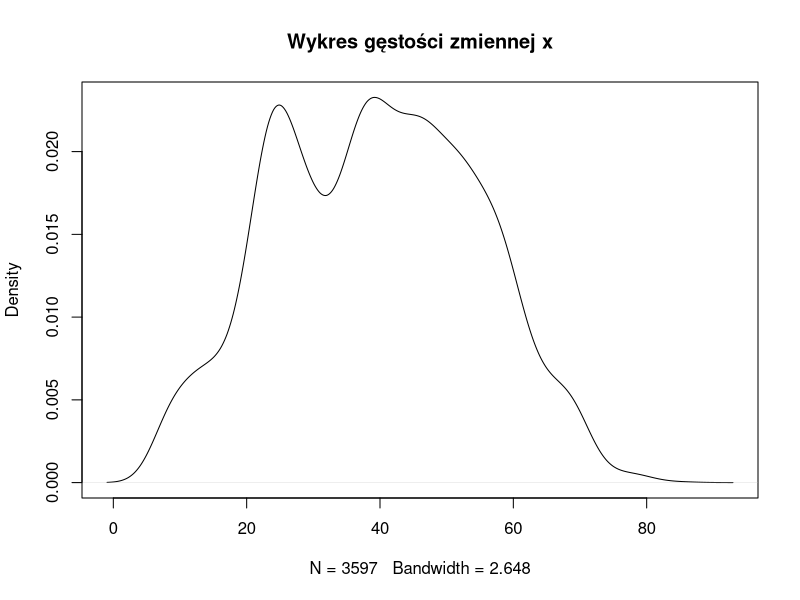
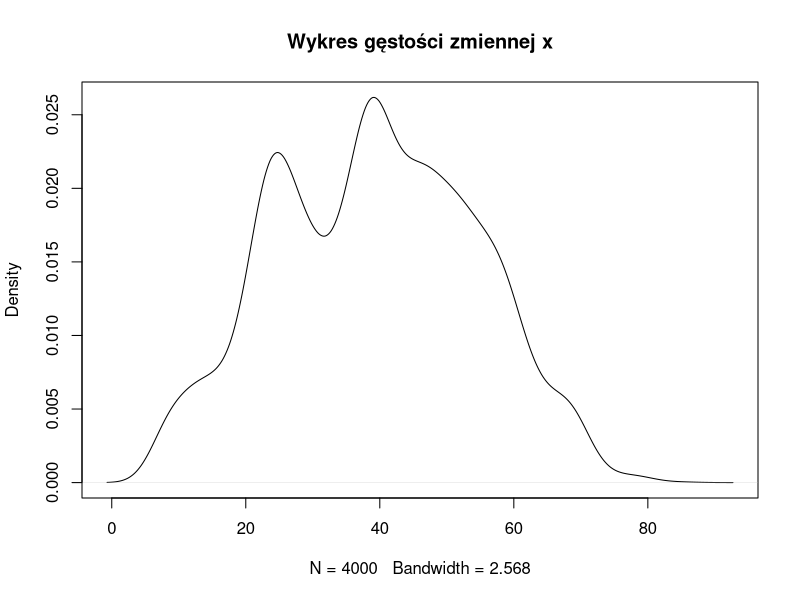
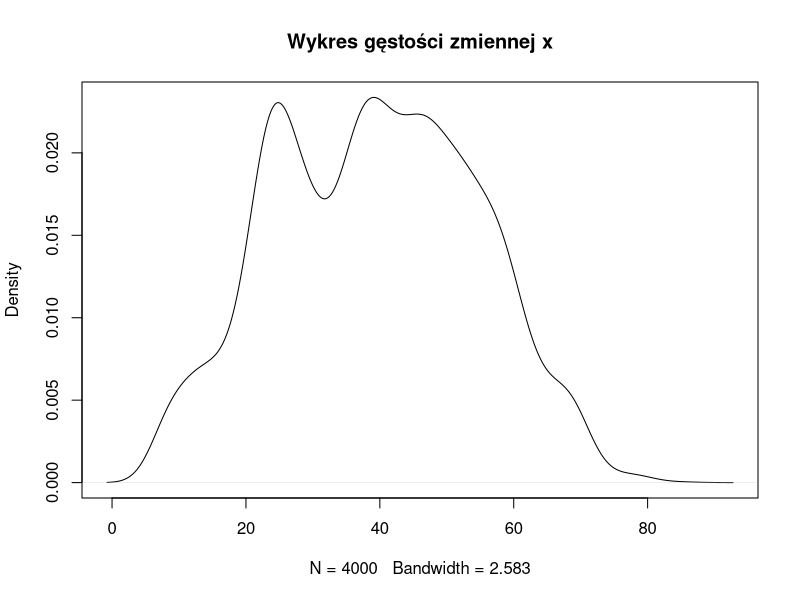
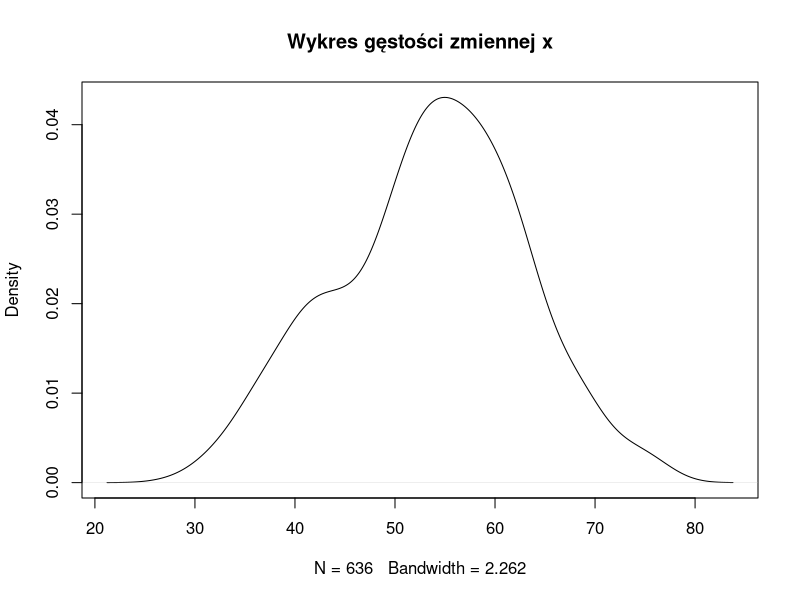
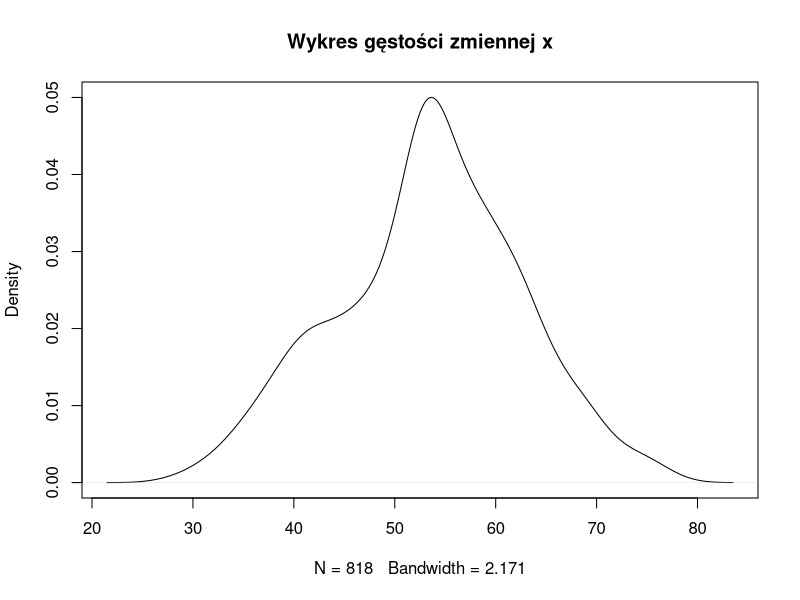
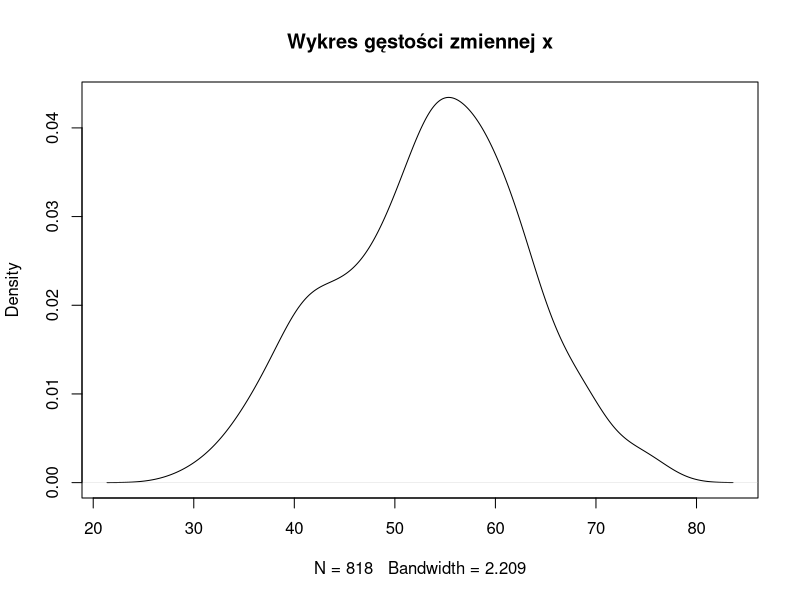
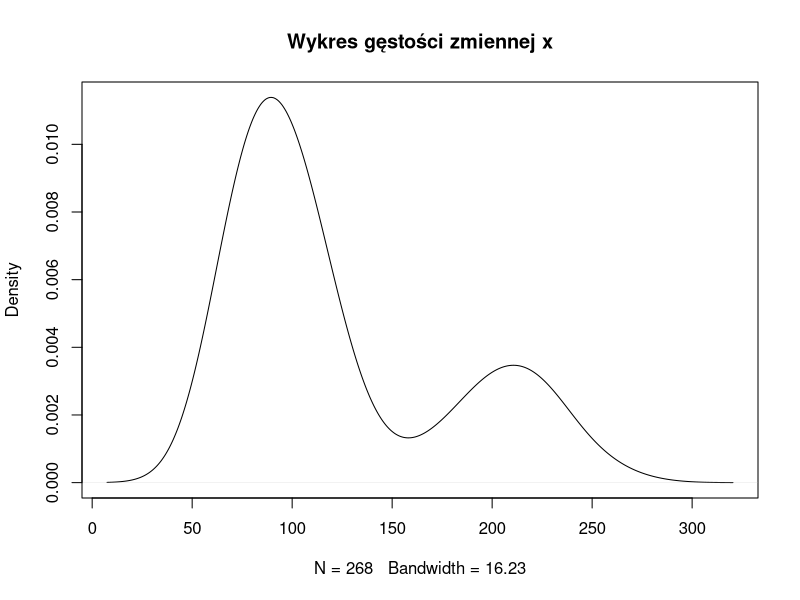
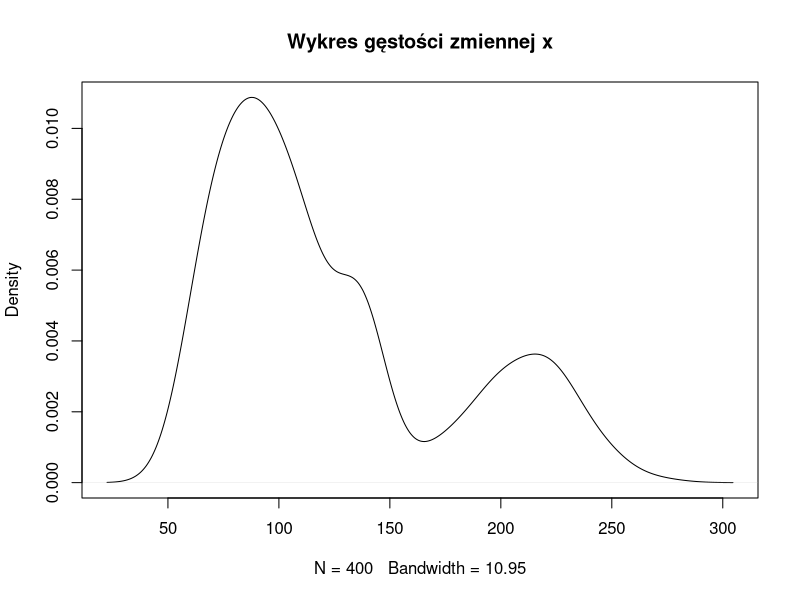

Write R code to recreate these figures, in order.
## ---- chunk 1
knitr::opts_chunk$set(echo = TRUE)
## ---- chunk 2
library(VIM)
library(caret)
library(psych)
## ---- chunk 3
dane_S<-read.csv("zad2_Stroke.csv", sep = ";")
dane_A<-read.csv("zad2_Airline.csv", sep = ";")
dane_H<-read.csv("zad2_Heart.csv", sep = ";")
## ---- chunk 4
str(dane_S)
dane_S[,2]<-as.numeric(gsub(",", ".", gsub("\\.", "", dane_S[,2])))
dane_S[,8]<-as.numeric(gsub(",", ".", gsub("\\.", "", dane_S[,8])))
dane_S[,9]<-as.numeric(gsub(",", ".", gsub("\\.", "", dane_S[,9])))

str(dane_H)
dane_H[,10]<-as.numeric(gsub(",", ".", gsub("\\.", "", dane_H[,10])))
## ---- chunk 5
braki_w_kolumnachS <- colSums(is.na(dane_S))
braki_w_kolumnachH <- colSums(is.na(dane_H))
braki_w_kolumnachA <- colSums(is.na(dane_A))
braki_w_kolumnachS 
braki_w_kolumnachH 
braki_w_kolumnachA 
## ---- chunk 6
dane_S1<-na.omit(dane_S)
dane_A1<-na.omit(dane_A)
dane_H1<-na.omit(dane_H)
## ---- chunk 7
dummy_data <- dummyVars(~ work_type, data = dane_S1)
dummy_data_transformed <- as.data.frame(predict(dummy_data, newdata = dane_S1))
dane_S1 <- cbind(dane_S1, dummy_data_transformed)

dummy_data <- dummyVars(~ Residence_type, data = dane_S1)
dummy_data_transformed <- as.data.frame(predict(dummy_data, newdata = dane_S1))
dane_S1 <- cbind(dane_S1, dummy_data_transformed)

dummy_data <- dummyVars(~ smoking_status, data = dane_S1)
dummy_data_transformed <- as.data.frame(predict(dummy_data, newdata = dane_S1))
dane_S1 <- cbind(dane_S1, dummy_data_transformed)

dane_S1$gender <- ifelse(dane_S1$gender == "Male", 1, 0)
dane_S1$ever_married <- ifelse(dane_S1$ever_married == "Yes", 1, 0)
dane_S1$Stroke <- dane_S1$stroke
dane_S1 <- dane_S1[,-c(6,7,10,11,16,17)]
str(dane_S1$age)
dane_S1$Stroke <- as.factor(dane_S1$Stroke)
# Podzial na zbior uczacy i testowy dla zbioru 
set.seed(123)
ind <- sample(2, nrow(dane_S1), replace = TRUE, prob = c(0.7, 0.3))
train_set1 <- dane_S1[ind==1,]
test_set1  <- dane_S1[ind==2,]

# Regresja logistyczna
formula <- Stroke~.
model <- glm(formula , data = train_set1, family = binomial)

# Predykcja na zbiorze testowym
predictions <- predict(model, test_set1, type = 'response')

# Zamiana prawdopodobienstwa na 0 i 1 
predicted_classes <- ifelse(predictions >= 0.5, 1,0)
predicted_classes <- as.factor(predicted_classes)
confusionMatrix(predicted_classes, test_set1$Stroke)
## ---- chunk 8
str(dane_H1)
dane_H1$Sex <- ifelse(dane_H1$Sex == "M", 1, 0)
dane_H1$ExerciseAngina <- ifelse(dane_H1$ExerciseAngina == "N",1,0)
dane_H1$Oldpeak <- as.numeric(gsub(",", ".", gsub("\\.", "", dane_H1$Oldpeak)))
dane_H1$HeartDisease <- as.factor(dane_H1$HeartDisease)


dummy_data <- dummyVars(~ ChestPainType, data = dane_H1)
dummy_data_transformed <- as.data.frame(predict(dummy_data, newdata = dane_H1))
dane_H1 <- cbind(dane_H1, dummy_data_transformed)

dummy_data <- dummyVars(~ RestingECG, data = dane_H1)
dummy_data_transformed <- as.data.frame(predict(dummy_data, newdata = dane_H1))
dane_H1 <- cbind(dane_H1, dummy_data_transformed)

dummy_data <- dummyVars(~ ST_Slope, data = dane_H1)
dummy_data_transformed <- as.data.frame(predict(dummy_data, newdata = dane_H1))
dane_H1 <- cbind(dane_H1, dummy_data_transformed)

dane_H1$heartDisease <- dane_H1$HeartDisease
dane_H1 <- dane_H1[,-c(3,7,11,12,16,19,22)]
str(dane_H1)

# Podzial na zbior uczacy i testowy heart 
set.seed(123)
ind <- sample(2, nrow(dane_H1), replace = TRUE, prob = c(0.7, 0.3))
train_set2 <- dane_H1[ind==1,]
test_set2  <- dane_H1[ind==2,]

# Model 
formula <- heartDisease~.
model <- glm(formula , data = train_set2, family = binomial)

# Predykcja na zbiorze testowym
predictions <- predict(model, test_set2, type = 'response')

#Zamiana prawdopodobienstwa na 0 i 1 
predicted_classes <- ifelse(predictions >= 0.5, 1,0)
predicted_classes <- as.factor(predicted_classes)
confusionMatrix(predicted_classes, test_set2$heartDisease)
## ---- chunk 9
str(dane_A1)

dane_A1$satisfaction <- as.factor(dane_A1$satisfaction)
dane_A1$satisfaction <- as.integer(dane_A1$satisfaction)-1
dane_A1$satisfaction <- as.factor(dane_A1$satisfaction)

dane_A1$Gender <- ifelse(dane_A1$Gender == "Male",1,0)
dane_A1$Customer.Type <- ifelse(dane_A1$Customer.Type == "Loyal Customer",1,0)
dane_A1$Type.of.Travel <- ifelse(dane_A1$Type.of.Travel == "Personal Travel",1,0)

dummy_data <- dummyVars(~ Class, data = dane_A1)
dummy_data_transformed <- as.data.frame(predict(dummy_data, newdata = dane_A1))
dane_A1 <- cbind(dane_A1, dummy_data_transformed)

dane_A1$Satisfaction <- dane_A1$satisfaction 
dane_A1 <- dane_A1[,-c(1,6,26)]
str(dane_A1)

# Podzial na zbior uczacy i testowy heart 
set.seed(123)
ind <- sample(2, nrow(dane_A1), replace = TRUE, prob = c(0.7, 0.3))
train_set3 <- dane_A1[ind==1,]
test_set3  <- dane_A1[ind==2,]

# Model 
formula <- Satisfaction~.
model <- glm(formula , data = train_set3, family = binomial)

# Predykcja na zbiorze testowym
predictions <- predict(model, test_set3, type = 'response')

# Zamiana prawdopodobienstwa na 0 i 1 
predicted_classes <- ifelse(predictions >= 0.5, 1,0)
predicted_classes <- as.factor(predicted_classes)
confusionMatrix(predicted_classes, test_set3$Satisfaction)
## ---- chunk 10
dane_S3<-na.omit(dane_S)
dane_A3<-na.omit(dane_A)
dane_H3<-na.omit(dane_H)
# Funkcja do wykrywania wartosci odstających na podstawie odchylenia standardowego
detect_outliers_std <- function(series, n_std = 3) {
  mean_val <- mean(series)
  std_val <- sd(series)
  lower_bound <- mean_val - n_std * std_val
  upper_bound <- mean_val + n_std * std_val
  outliers <- (series < lower_bound) | (series > upper_bound)
  return(data.frame(Liczba_Obserwacji = sum(outliers), Dolna_Granica = lower_bound, Gorna_Granica = upper_bound))
}


# Obliczenie wartosci odstajacych dla kazdego zbioru danych
# Funkcje do wykrywania wartosci odstających dla kazdej kolumny
outliers_std <- lapply(dane_A3, detect_outliers_std)
# Tworzenie ramki danych
outliers_std_df <- do.call(rbind, outliers_std)
outliers_std_df$Nazwa_Zmiennej <- rownames(outliers_std_df)
rownames(outliers_std_df) <- NULL
# Wyswietlenie wynikowych ramek danych
print("\nOutliers Standard Deviation:")
print(outliers_std_df) 

# Funkcje do wykrywania wartosci odstających dla kazdej kolumny
outliers_std <- lapply(dane_H3, detect_outliers_std)
# Tworzenie ramki danych dla obu metod
outliers_std_df <- do.call(rbind, outliers_std)
outliers_std_df$Nazwa_Zmiennej <- rownames(outliers_std_df)
rownames(outliers_std_df) <- NULL
# Wyswietlenie wynikowych ramek danych
print("\nOutliers Standard Deviation:")
print(outliers_std_df)

# Funkcje do wykrywania wartosci odstających dla kazdej kolumny
outliers_std <- lapply(dane_S3, detect_outliers_std)
# Tworzenie ramki danych dla obu metod
outliers_std_df <- do.call(rbind, outliers_std)
outliers_std_df$Nazwa_Zmiennej <- rownames(outliers_std_df)

rownames(outliers_std_df) <- NULL
# Wyswietlenie wynikowych ramek danych
print("\nOutliers Standard Deviation:")
print(outliers_std_df)
## ---- chunk 11
sum(is.na(dane_A$Customer.Type))
unique(dane_A$Customer.Type)
table(dane_A$Customer.Type)
dane_A$Customer.Type[is.na(dane_A$Customer.Type)] <- sample (c('Loyal Customer','disloyal Customer'), prob=c(.80,.20))

sum(is.na(dane_A[,4]))
dane_A$Age[is.na(dane_A[,4])]<-round(mean(dane_A[,4],na.rm=TRUE),0)
unique(dane_A[,4])
#table(dane_A[,4])

sum(is.na(dane_A[,11]))
unique(dane_A[,11])
#table(dane_A[,11])
dane_A$Gate.location[is.na(dane_A[,11])]<-3
sum(is.na(dane_A[,11]))

sum(is.na(dane_A[,23]))
median(dane_A1[,23])
unique(dane_A[,23])
#table(dane_A[,23])
dane_A$Arrival.Delay.in.Minutes[is.na(dane_A[,23])]<-median(dane_A1[,23])
sum(is.na(dane_A[,23]))

sum(is.na(dane_A))
## ---- chunk 12
sum(is.na(dane_H[,1]))
unique(dane_H[,1])
#table(dane_H[,1])
dane_H$Age[is.na(dane_H[,1])]<-round(mean(dane_H[,1],na.rm=TRUE),0)
sum(is.na(dane_H[,1]))

sum(is.na(dane_H[,5]))
unique(dane_H[,5])
#table(dane_H[,5])
dane_H$Cholesterol[is.na(dane_H[,5])]<-median(dane_H1[,5])
sum(is.na(dane_H[,5]))

sum(is.na(dane_H[,7]))
unique(dane_H[,7])
#table(dane_H[,7])
dane_H$RestingECG[is.na(dane_H[,7])]<-"Normal"
sum(is.na(dane_H[,7]))

sum(is.na(dane_H[,9]))
unique(dane_H[,9])
#table(dane_H[,9])
dane_H$ExerciseAngina[is.na(dane_H$ExerciseAngina)] <- sample (c('N','Y'), prob=c(.6,.4))
sum(is.na(dane_H[,9]))

sum(is.na(dane_H[,10]))
unique(dane_H[,10])
#table(dane_H[,10])
dane_H$Oldpeak[is.na(dane_H[,10])]<-median(dane_H1[,10])
sum(is.na(dane_H[,10]))

sum(is.na(dane_H))
## ---- chunk 13
sum(is.na(dane_S[,4]))
unique(dane_S[,4])
#table(dane_S[,4])
dane_S$heart_disease[is.na(dane_S[,4])]<-0
sum(is.na(dane_S[,4]))

sum(is.na(dane_S[,6]))
unique(dane_S[,6])
#table(dane_S[,6])
dane_S$work_type[is.na(dane_S[,6])]<-"Private"
sum(is.na(dane_S[,6]))

sum(is.na(dane_S[,8]))
unique(dane_S[,8])
#table(dane_S[,8])
dane_S$avg_glucose_level[is.na(dane_S[,8])]<-round(mean(dane_H[,8],na.rm=TRUE),0)
sum(is.na(dane_S[,8]))

sum(is.na(dane_S[,9]))
unique(dane_S[,9])
#table(dane_S[,9])
dane_S$bmi[is.na(dane_S[,9])]<-median(dane_S1[,9])
sum(is.na(dane_S[,9]))

sum(is.na(dane_S))
## ---- chunk 14
dane_SII<-dane_S
dane_AII<-dane_A
dane_HII<-dane_H
## ---- chunk 15
dummy_data <- dummyVars(~ work_type, data = dane_SII)
dummy_data_transformed <- as.data.frame(predict(dummy_data, newdata = dane_SII))
dane_SII <- cbind(dane_SII, dummy_data_transformed)

dummy_data <- dummyVars(~ Residence_type, data = dane_SII)
dummy_data_transformed <- as.data.frame(predict(dummy_data, newdata = dane_SII))
dane_SII <- cbind(dane_SII, dummy_data_transformed)

dummy_data <- dummyVars(~ smoking_status, data = dane_SII)
dummy_data_transformed <- as.data.frame(predict(dummy_data, newdata = dane_SII))
dane_SII <- cbind(dane_SII, dummy_data_transformed)

dane_SII$gender <- ifelse(dane_SII$gender == "Male", 1, 0)
dane_SII$ever_married <- ifelse(dane_SII$ever_married == "Yes", 1, 0)
dane_SII$Stroke <- dane_SII$stroke
dane_SII <- dane_SII[,-c(6,7,10,11,16,17)]
str(dane_SII$age)
dane_SII$Stroke <- as.factor(dane_SII$Stroke)
# Podzial na zbior uczacy i testowy dla zbioru 
set.seed(123)
ind <- sample(2, nrow(dane_SII), replace = TRUE, prob = c(0.7, 0.3))
train_set1 <- dane_SII[ind==1,]
test_set1  <- dane_SII[ind==2,]

# Regresja logistyczna
formula <- Stroke~.
model <- glm(formula , data = train_set1, family = binomial)

# Predykcja na zbiorze testowym
predictions <- predict(model, test_set1, type = 'response')

# Zamiana prawdopodobienstwa na 0 i 1 
predicted_classes <- ifelse(predictions >= 0.5, 1,0)
predicted_classes <- as.factor(predicted_classes)
confusionMatrix(predicted_classes, test_set1$Stroke)
## ---- chunk 16
str(dane_HII)
dane_HII$Sex <- ifelse(dane_HII$Sex == "M", 1, 0)
dane_HII$ExerciseAngina <- ifelse(dane_HII$ExerciseAngina == "N",1,0)
dane_HII$Oldpeak <- as.numeric(gsub(",", ".", gsub("\\.", "", dane_HII$Oldpeak)))
dane_HII$HeartDisease <- as.factor(dane_HII$HeartDisease)


dummy_data <- dummyVars(~ ChestPainType, data = dane_HII)
dummy_data_transformed <- as.data.frame(predict(dummy_data, newdata = dane_HII))
dane_HII <- cbind(dane_HII, dummy_data_transformed)

dummy_data <- dummyVars(~ RestingECG, data = dane_HII)
dummy_data_transformed <- as.data.frame(predict(dummy_data, newdata = dane_HII))
dane_HII <- cbind(dane_HII, dummy_data_transformed)

dummy_data <- dummyVars(~ ST_Slope, data = dane_HII)
dummy_data_transformed <- as.data.frame(predict(dummy_data, newdata = dane_HII))
dane_HII <- cbind(dane_HII, dummy_data_transformed)

dane_HII$heartDisease <- dane_HII$HeartDisease
dane_HII <- dane_HII[,-c(3,7,11,12,16,19,22)]
str(dane_HII)

# Podzial na zbior uczacy i testowy  
set.seed(123)
ind <- sample(2, nrow(dane_HII), replace = TRUE, prob = c(0.7, 0.3))
train_set2 <- dane_HII[ind==1,]
test_set2  <- dane_HII[ind==2,]

# Model 
formula <- heartDisease~.
model <- glm(formula , data = train_set2, family = binomial)

# Predykcja na zbiorze testowym
predictions <- predict(model, test_set2, type = 'response')

#Zamiana prawdopodobienstwa na 0 i 1 
predicted_classes <- ifelse(predictions >= 0.5, 1,0)
predicted_classes <- as.factor(predicted_classes)
confusionMatrix(predicted_classes, test_set2$heartDisease)
## ---- chunk 17
str(dane_AII)

dane_AII$satisfaction <- as.factor(dane_AII$satisfaction)
dane_AII$satisfaction <- as.integer(dane_AII$satisfaction)-1
dane_AII$satisfaction <- as.factor(dane_AII$satisfaction)

dane_AII$Gender <- ifelse(dane_AII$Gender == "Male",1,0)
dane_AII$Customer.Type <- ifelse(dane_AII$Customer.Type == "Loyal Customer",1,0)
dane_AII$Type.of.Travel <- ifelse(dane_AII$Type.of.Travel == "Personal Travel",1,0)

dummy_data <- dummyVars(~ Class, data = dane_AII)
dummy_data_transformed <- as.data.frame(predict(dummy_data, newdata = dane_AII))
dane_AII <- cbind(dane_AII, dummy_data_transformed)

dane_AII$Satisfaction <- dane_AII$satisfaction 
dane_AII <- dane_AII[,-c(1,6,26)]
str(dane_AII)

# Podzial na zbior uczacy i testowy  
set.seed(123)
ind <- sample(2, nrow(dane_AII), replace = TRUE, prob = c(0.7, 0.3))
train_set3 <- dane_AII[ind==1,]
test_set3  <- dane_AII[ind==2,]

# Model 
formula <- Satisfaction~.
model <- glm(formula , data = train_set3, family = binomial)

# Predykcja na zbiorze testowym
predictions <- predict(model, test_set3, type = 'response')

# Zamiana prawdopodobienstwa na 0 i 1 
predicted_classes <- ifelse(predictions >= 0.5, 1,0)
predicted_classes <- as.factor(predicted_classes)
confusionMatrix(predicted_classes, test_set3$Satisfaction)
## ---- chunk 18
dane_S<-read.csv("zad2_Stroke.csv", sep = ";")
dane_A<-read.csv("zad2_Airline.csv", sep = ";")
dane_H<-read.csv("zad2_Heart.csv", sep = ";")

dane_S[,2]<-as.numeric(gsub(",", ".", gsub("\\.", "", dane_S[,2])))
dane_S[,8]<-as.numeric(gsub(",", ".", gsub("\\.", "", dane_S[,8])))
dane_S[,9]<-as.numeric(gsub(",", ".", gsub("\\.", "", dane_S[,9])))
dane_S$age <- as.integer(dane_S$age)
dane_S$stroke <- as.factor(dane_S$stroke)
columns_with_na1 <- colnames(dane_A)[colSums(is.na(dane_A)) > 0]
columns_with_na2 <- colnames(dane_S)[colSums(is.na(dane_S)) > 0]
columns_with_na3 <- colnames(dane_H)[colSums(is.na(dane_H)) > 0]
## ---- chunk 19
# Imputacja brakujacych danych za pomoca k-nn
imputed_A <- kNN(dane_A,columns_with_na1, k = 5,imp_var = FALSE)
imputed_S <- kNN(dane_S,columns_with_na2, k = 5,imp_var = FALSE)
imputed_H <- kNN(dane_H,columns_with_na3, k = 5,imp_var = FALSE)
## ---- chunk 20
dummy_data <- dummyVars(~ work_type, data = imputed_S)
dummy_data_transformed <- as.data.frame(predict(dummy_data, newdata = imputed_S))
imputed_S <- cbind(imputed_S, dummy_data_transformed)

dummy_data <- dummyVars(~ Residence_type, data = imputed_S)
dummy_data_transformed <- as.data.frame(predict(dummy_data, newdata = imputed_S))
imputed_S <- cbind(imputed_S, dummy_data_transformed)

dummy_data <- dummyVars(~ smoking_status, data = imputed_S)
dummy_data_transformed <- as.data.frame(predict(dummy_data, newdata = imputed_S))
imputed_S <- cbind(imputed_S, dummy_data_transformed)

imputed_S$gender <- ifelse(imputed_S$gender == "Male", 1, 0)
imputed_S$ever_married <- ifelse(imputed_S$ever_married == "Yes", 1, 0)
imputed_S$Stroke <- imputed_S$stroke
imputed_S <- imputed_S[,-c(6,7,10,11,16,17)]
str(imputed_S$age)

# Podzial na zbior uczacy i testowy dla zbioru 
set.seed(123)
ind <- sample(2, nrow(imputed_S), replace = TRUE, prob = c(0.7, 0.3))
train_set1 <- imputed_S[ind==1,]
test_set1  <- imputed_S[ind==2,]

# Regresja logistyczna
formula <- Stroke~.
model <- glm(formula , data = train_set1, family = binomial)

# Predykcja na zbiorze testowym
predictions <- predict(model, test_set1, type = 'response')

# Zamiana prawdopodobienstwa na 0 i 1 
predicted_classes <- ifelse(predictions >= 0.5, 1,0)
predicted_classes <- as.factor(predicted_classes)
confusionMatrix(predicted_classes, test_set1$Stroke)
## ---- chunk 21
str(imputed_H)
imputed_H$Sex <- ifelse(imputed_H$Sex == "M", 1, 0)
imputed_H$ExerciseAngina <- ifelse(imputed_H$ExerciseAngina == "N",1,0)
imputed_H$Oldpeak <- as.numeric(gsub(",", ".", gsub("\\.", "", imputed_H$Oldpeak)))
imputed_H$HeartDisease <- as.factor(imputed_H$HeartDisease)


dummy_data <- dummyVars(~ ChestPainType, data = imputed_H)
dummy_data_transformed <- as.data.frame(predict(dummy_data, newdata = imputed_H))
imputed_H <- cbind(imputed_H, dummy_data_transformed)

dummy_data <- dummyVars(~ RestingECG, data = imputed_H)
dummy_data_transformed <- as.data.frame(predict(dummy_data, newdata = imputed_H))
imputed_H <- cbind(imputed_H, dummy_data_transformed)

dummy_data <- dummyVars(~ ST_Slope, data = imputed_H)
dummy_data_transformed <- as.data.frame(predict(dummy_data, newdata = imputed_H))
imputed_H <- cbind(imputed_H, dummy_data_transformed)

imputed_H$heartDisease <- imputed_H$HeartDisease
imputed_H <- imputed_H[,-c(3,7,11,12,16,19,22)]
str(imputed_H)

# Podzial na zbior uczacy i testowy  
set.seed(123)
ind <- sample(2, nrow(imputed_H), replace = TRUE, prob = c(0.7, 0.3))
train_set2 <- imputed_H[ind==1,]
test_set2  <- imputed_H[ind==2,]

# Model 
formula <- heartDisease~.
model <- glm(formula , data = train_set2, family = binomial)

# Predykcja na zbiorze testowym
predictions <- predict(model, test_set2, type = 'response')

#Zamiana prawdopodobienstwa na 0 i 1 
predicted_classes <- ifelse(predictions >= 0.5, 1,0)
predicted_classes <- as.factor(predicted_classes)
confusionMatrix(predicted_classes, test_set2$heartDisease)
## ---- chunk 22
str(imputed_A)

imputed_A$satisfaction <- as.factor(imputed_A$satisfaction)
imputed_A$satisfaction <- as.integer(imputed_A$satisfaction)-1
imputed_A$satisfaction <- as.factor(imputed_A$satisfaction)

imputed_A$Gender <- ifelse(imputed_A$Gender == "Male",1,0)
imputed_A$Customer.Type <- ifelse(imputed_A$Customer.Type == "Loyal Customer",1,0)
imputed_A$Type.of.Travel <- ifelse(imputed_A$Type.of.Travel == "Personal Travel",1,0)

dummy_data <- dummyVars(~ Class, data = imputed_A)
dummy_data_transformed <- as.data.frame(predict(dummy_data, newdata = imputed_A))
imputed_A <- cbind(imputed_A, dummy_data_transformed)

imputed_A$Satisfaction <- imputed_A$satisfaction 
imputed_A <- imputed_A[,-c(1,6,26)]
str(imputed_A)

# Podzial na zbior uczacy i testowy 
set.seed(123)
ind <- sample(2, nrow(imputed_A), replace = TRUE, prob = c(0.7, 0.3))
train_set3 <- imputed_A[ind==1,]
test_set3  <- imputed_A[ind==2,]

# Model 
formula <- Satisfaction~.
model <- glm(formula , data = train_set3, family = binomial)

# Predykcja na zbiorze testowym
predictions <- predict(model, test_set3, type = 'response')

# Zamiana prawdopodobienstwa na 0 i 1 
predicted_classes <- ifelse(predictions >= 0.5, 1,0)
predicted_classes <- as.factor(predicted_classes)
confusionMatrix(predicted_classes, test_set3$Satisfaction)
## ---- chunk 23
dane_S<-read.csv("zad2_Stroke.csv", sep = ";")
dane_A<-read.csv("zad2_Airline.csv", sep = ";")
dane_H<-read.csv("zad2_Heart.csv", sep = ";")

braki_w_kolumnachS <- colSums(is.na(dane_S))
braki_w_kolumnachH <- colSums(is.na(dane_H))
braki_w_kolumnachA <- colSums(is.na(dane_A))
## ---- chunk 24
describe(dane_A$Age)
describe(dane_A1$Age)
describe(dane_AII$Age)
describe(imputed_A$Age)
## ---- chunk 25
describe(dane_H$Age)
describe(dane_H1$Age)
describe(dane_HII$Age)
describe(imputed_H$Age)
## ---- chunk 26
dane_S[,2]<-as.numeric(gsub(",", ".", gsub("\\.", "", dane_S[,2])))
dane_S[,8]<-as.numeric(gsub(",", ".", gsub("\\.", "", dane_S[,8])))
dane_S[,9]<-as.numeric(gsub(",", ".", gsub("\\.", "", dane_S[,9])))

describe(dane_S$avg_glucose_level)
describe(dane_S1$avg_glucose_level)
describe(dane_SII$avg_glucose_level)
describe(imputed_S$avg_glucose_level)
## ---- chunk 27
plot(density(dane_A1$Age), main = "Wykres gęstości zmiennej x")
plot(density(dane_AII$Age), main = "Wykres gęstości zmiennej x")
plot(density(imputed_A$Age), main = "Wykres gęstości zmiennej x")

plot(density(dane_H1$Age), main = "Wykres gęstości zmiennej x")
plot(density(dane_HII$Age), main = "Wykres gęstości zmiennej x")
plot(density(imputed_H$Age), main = "Wykres gęstości zmiennej x")

plot(density(dane_S1$avg_glucose_level), main = "Wykres gęstości zmiennej x")
plot(density(dane_SII$avg_glucose_level), main = "Wykres gęstości zmiennej x")
plot(density(imputed_S$avg_glucose_level), main = "Wykres gęstości zmiennej x")
